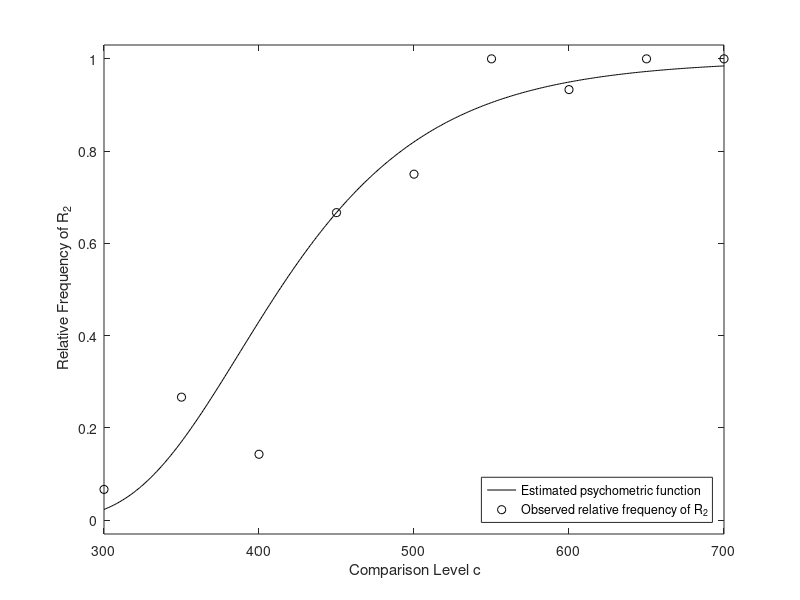

MATLAB code for this plot:
%%PseudoGaussian
%estimates epsilon (CE), w, PSE, and DL for the Pseudo-Gaussian function.
%also provides SEs and CIs for all parameters

%%Input 
c=[300 350 400 450 500 550 600 650 700];  %comparison duration
n1=[14 11 12 5 3 0 1 0 0]; %number of R1 responses
n2=[1 4 2 10 9 15 14 15 14]; %number of R2 responses
s=500; %standard duration

%% LogLikelihood function and estimation of a and b
logL = @(y) -sum(n2.*log(  normcdf(c, y(1)+s, y(2).*c )))... 
            -sum(n1.*log(1-normcdf(c, y(1)+s, y(2).*c )));
[xmin,value,flag,output]=fminsearch(logL,[0.0,0.1]);
CEest=xmin(1); west=xmin(2); PSEest=s+CEest; DLest=s*west;

%% Fisher Information
a=xmin(1);b=xmin(2); h=0.00001;
I(1,1) =  -(logL([a+h,b]) - 2*logL([a,b]) + logL([a-h,b])) / h^2;
I(2,2) =  -(logL([a,b+h]) - 2*logL([a,b]) + logL([a,b-h])) / h^2;
I(1,2) =  -(logL([a+h,b+h]) + logL([a-h,b-h]) ...
            - logL([a-h,b+h]) - logL([a+h,b-h])) / (4*h^2);
I(2,1) =  I(1,2); 
Cov=abs(inv(I)); SE_CE=sqrt(Cov(1,1)); SE_w=sqrt(Cov(2,2)); 
SE_PSE=SE_CE; SE_DL = s*SE_w;

conf95_PSE = [PSEest-1.96*SE_PSE, PSEest+1.96*SE_PSE];
conf95_w = [west-1.96*SE_w, west+1.96*SE_w];
conf95_CE = [CEest-1.96*SE_PSE, CEest+1.96*SE_PSE];

%% Output
PSE_w_CE = [PSEest,west, CEest; SE_PSE SE_w SE_PSE]
conf95_PSE
conf95_w
conf95_CE

z=norminv(0.75,0,1);
DLest=(s+CEest) * west*z/(1-(west*z)^2)

%% True and Estimated function
psyest = @(x) normcdf(x, xmin(1)+s, xmin(2).*x);
x=min(c):max(c); F=psyest(x);
plot(x,F,'black-',c,n2./(n1+n2),'blacko')
xlabel(' Comparison Level c'); ylabel(' Relative Frequency of R_2');
ylim([-0.03 1.03])
legend('Estimated psychometric function',...
       'Observed relative frequency of R_2','Location','SouthEast')
